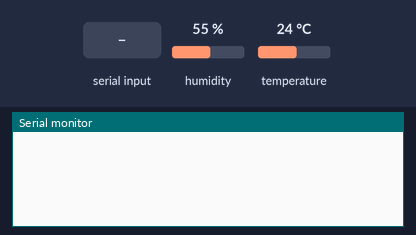
A sketch run on a simulated Arduino Uno, built with avr-gcc and run on an emulated ATmega328P. Parts: the last lines printed to the serial monitor. Inputs (shaded band) come from the test bench; at power-on: humidity 55 %, temperature 24 °C.

Above: at 1.2 s.
1.3 s: "1" received over Serial
At 2.6 s:
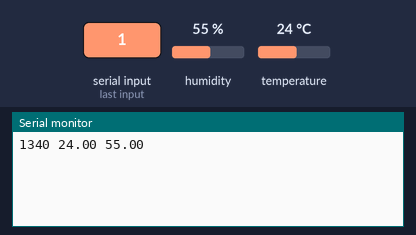
4.3 s: humidity set to 22 %
At 5.7 s:
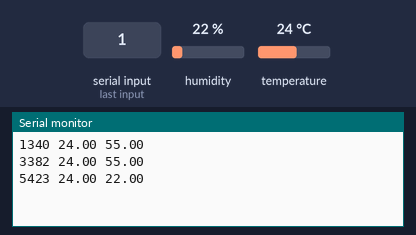
5.8 s: temperature set to 12 °C
7.3 s: humidity set to 40 %
At 8.1 s:
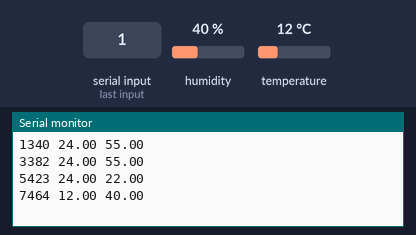
Timing chart, 0 to 9.8 s (numbered marks = the images above; inputs shaded):
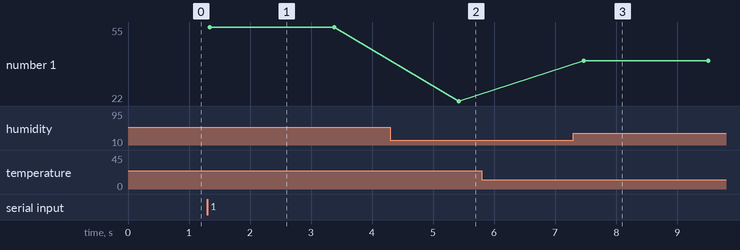

Measured:
- after the input at 1.3 s, the serial monitor: prints a new line at once (image 1)
- after the input at 4.3 s, the serial monitor: prints a new line after 1.1 s (image 2)
- after the input at 7.3 s, the serial monitor: prints a new line after 0.17 s (image 3)
- plotted number 1: 55 → 22 after the input at 4.3 s, 22 → 40 after the input at 7.3 s

The sketch:

Simple_Code.ino
```cpp
#include <Wire.h>
#include "DFRobot_SHT20.h"
int value = 0;

DFRobot_SHT20    sht20;

void setup()
{
    Serial.begin(9600);
    sht20.initSHT20();                                  // Init SHT20 Sensor
}

void loop()
   {
     while (Serial.available())
        {
           value = Serial.read();
        }

     if (value == '1')
        {
          float temp = sht20.readTemperature();
          float humd = sht20.readHumidity();
          Serial.print(millis());
          Serial.print(" ");
          Serial.print(temp);
          Serial.print(" ");
          Serial.print(humd);
          Serial.println();
          delay(2000);
        }


   }
```
